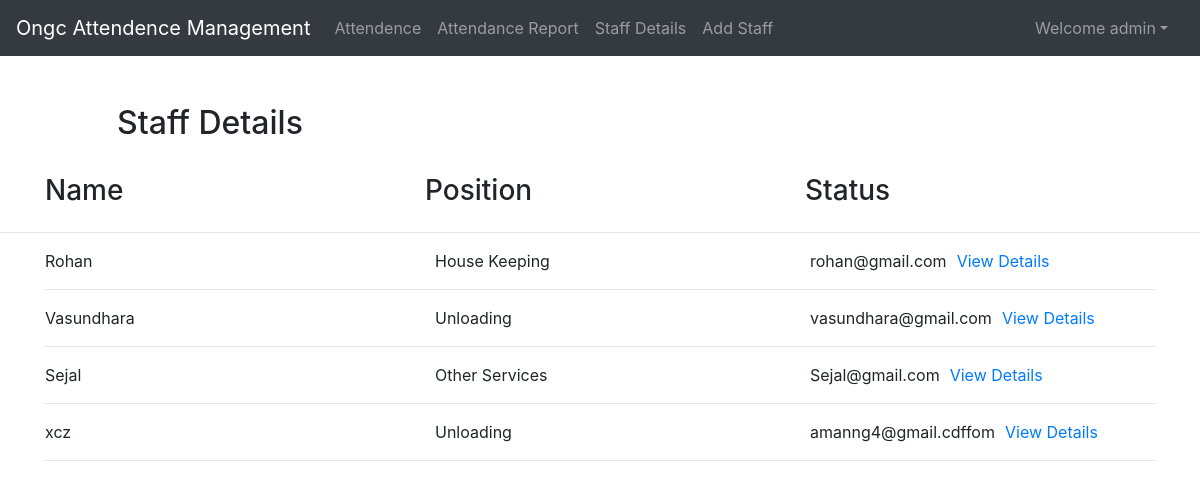
Page /info/all_staff/ (signed in) on the committed database.
### info/models.py (models this page shows, shortened)
class Employee(models.Model):
    sno = models.AutoField(primary_key=True)
    name = models.CharField(max_length=255)
    phone = models.CharField(max_length=13)
    gender = models.CharField(max_length=13)
    bloodgroup = models.CharField(max_length=13)
    email = models.TextField(max_length=100)
    post = models.TextField()
    timeStamp=models.DateTimeField(auto_now_add=True, blank=True)

### info/views.py (the view)
# urls.py: path('all_staff/', views.all_staff, name="all_staff"),
@login_required
def all_staff(request):
    staff = Employee.objects.all()
    return render(request, 'info/all_staff.html', {'staff_detail':staff})

### templates/info/all_staff.html (shortened to what this page needs)
{% extends 'info/basic.html' %}
{% load static %}
{% block body %}
<br>
<br>
<h2 style="margin-left:117px;">Staff Details</h2>
<br>
<div class="container">
    <div class="row">
        <div class="col-sm">
            <h3>Name</h3>
        </div>
        <div class="col-sm">
            <h3> Position</h3>
        </div>
        <div class="col-sm">
            <h3> Status</h3>
        </div>
    </div>
</div>
<hr>
<div class='container' id="all">
    {% for data in staff_detail %}
    <div class="row">
        <div class="col-sm">{{data.name}}</div>
        <div class="col-sm">{{data.post}}</div>
        <div class="col-sm row">{{data.email}}
            <form action="/info/staff_details/" id="my_form{{data.sno}}" method='POST' style="margin-left:10px;">
                <a href="javascript:{}"
                    onclick="document.getElementById('my_form{{data.sno}}').submit(); return false;">View Details</a>
            </form>
        </div>
    </div>
    <hr>
    {% endfor %}
</div>
{% endblock %}

### templates/info/basic.html (shortened to what this page needs)
<!doctype html>
<html lang="en">
<head>
    {% load static %}
    <link rel="stylesheet" href="https://stackpath.bootstrapcdn.com/bootstrap/4.2.1/css/bootstrap.min.css"
>
</head>
<body>
    {% if user.is_authenticated %}
    <nav class="navbar navbar-expand-lg navbar-dark bg-dark">
        <a class="navbar-brand" href="/">Ongc Attendence Management</a>
        <div class="collapse navbar-collapse" id="navbarSupportedContent">
            <ul class="navbar-nav mr-auto">
                <li class="nav-item">
                        <a class="nav-link" href="/info/attendence">Attendence </span></a>
                    </li>
                <li class="nav-item">
                    <a class="nav-link" href="/info/attendence_report">Attendance Report</a>
                </li>
                <li class="nav-item">
                    <a class="nav-link" href="/info/all_staff">Staff Details</a>
                </li>
                <li class="nav-item">
                    <a class="nav-link" href="/info/add_staff">Add Staff</a>
                </li>
            </ul>
            <ul class="navbar-nav mr-2">
                <li class="nav-item dropdown">
                    <a class="nav-link dropdown-toggle" href='#' id="navbarDropdown" role="button"
                        data-toggle="dropdown"> Welcome {{request.user}}</a>
                </li>
            </ul>
        </div>
    </nav>
        {% endif %}
    {% block body %} {% endblock %}
</body>
</html>

### rows in the picture
Employee: name "Rohan", post "House Keeping", email "rohan@gmail.com"
Employee: name "Vasundhara", post "Unloading", email "vasundhara@gmail.com"
Employee: name "Sejal", post "Other Services", email "Sejal@gmail.com"
Employee: name "xcz", post "Unloading", email "amanng4@gmail.cdffom"

### other values in the picture
{{ request.user }} "admin"
